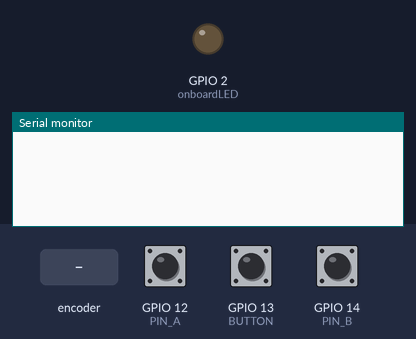
The sketch below on a simulated ESP8266 (NodeMCU). Parts: output pins drawn as LEDs (lit = HIGH), the last lines printed to the serial monitor. Inputs (shaded band) come from the test bench; at power-on: GPIO 13 (BUTTON) HIGH, GPIO 12 (PIN_A) HIGH, GPIO 14 (PIN_B) HIGH.

Above: at 1.2 s.
1.3 s: rotary encoder on GPIO 12 (PIN_A) / GPIO 14 (PIN_B) turned 1 step (first pin leading)
At 2.6 s:
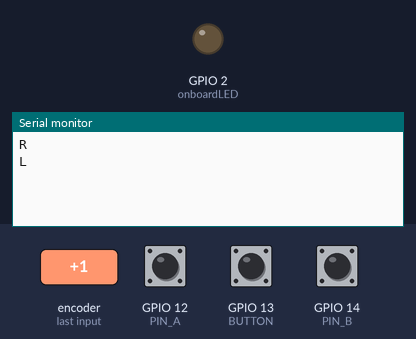
3.0 s: GPIO 13 (BUTTON) pulled LOW for 0.15 s
At 4.2 s:
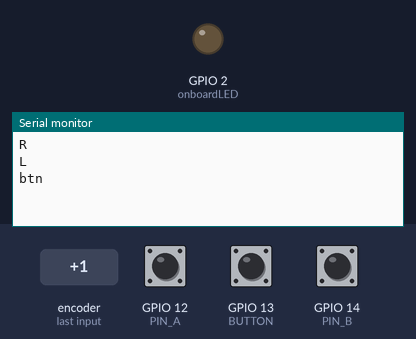

Measured:
- after the input at 1.3 s, the serial monitor: prints a new line after 0.05 s (image 1)
- after the input at 3.0 s, the serial monitor: prints a new line after 0.15 s (image 2)

The sketch:

encoderTest_personal.ino
```cpp
#include <Arduino.h>
#define onboardLED 2  // This is the ESP-12 LED (D4)

#define PIN_A 12 //GPIO12 (D6 / pin 6)
#define PIN_B 14 //GPIO14 (D5 / pin 5)
#define BUTTON 13 //GPIO13 (D7 / pin 7)

volatile bool combinedState = false;


void ICACHE_RAM_ATTR btnPressed() {
  Serial.println("btn");
}

void ICACHE_RAM_ATTR AorBRising() {
  // for the rising edge of the pin A signal:
  // if A = B then turning left
  // if A != B then turning right
  // ****************************************
  // for the rising edge of the pin B signal:
  // if B = A then turning left
  // if B != A then turning right
  combinedState = ( digitalRead(PIN_A) & digitalRead(PIN_B) );
  switch (combinedState) {
    case 0: // enc is turning right
      //decrementEnc();
      Serial.println("R");
      break;
    case 1: // enc is turning left
      //incrementEnc();
      Serial.println("L");
      break;
  }
}


void setup() {
  Serial.begin(115200);
  pinMode(onboardLED, OUTPUT);

  // interrupt pins
  pinMode(PIN_A, INPUT_PULLUP);
  pinMode(PIN_B, INPUT_PULLUP);
  pinMode(BUTTON, INPUT_PULLUP);

  attachInterrupt(digitalPinToInterrupt(PIN_A), AorBRising, RISING);
  attachInterrupt(digitalPinToInterrupt(PIN_B), AorBRising, RISING);
  attachInterrupt(digitalPinToInterrupt(BUTTON), btnPressed, RISING);
  // calls the same function if any of the pins experience a rising edge

}

void loop() {
  delay(5);
}
```
